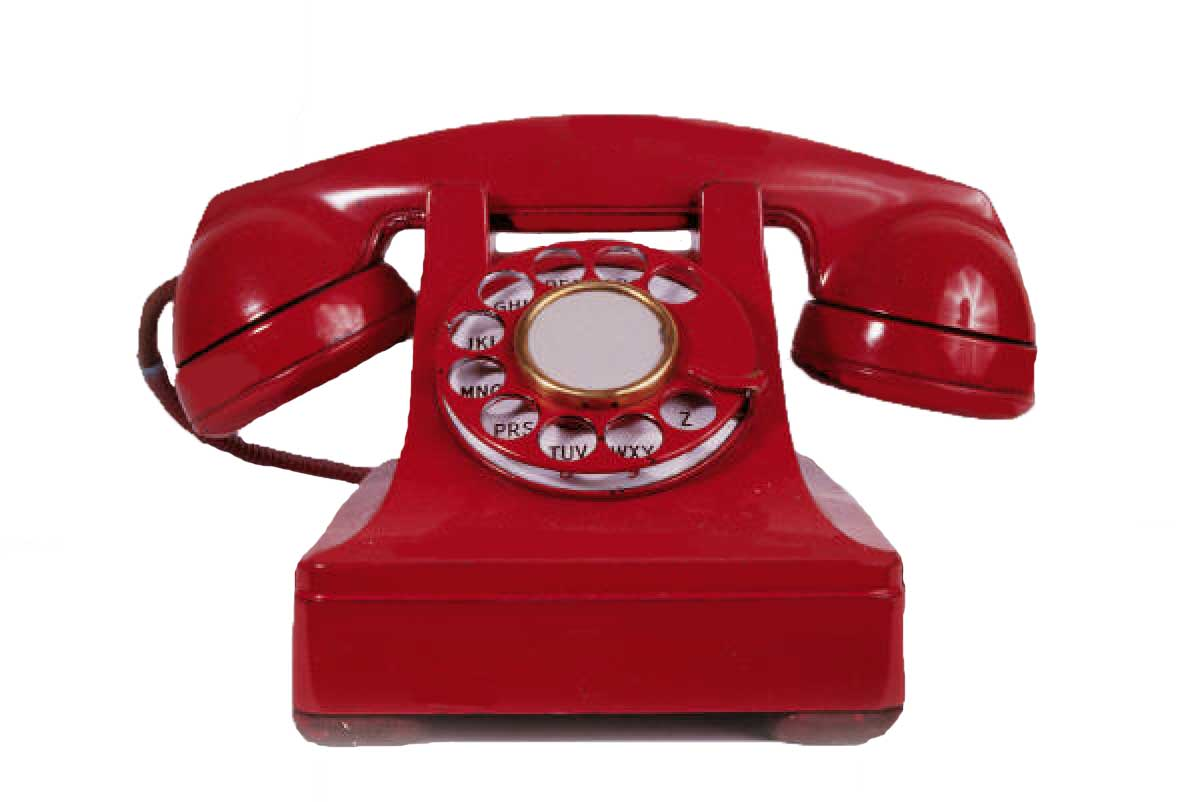
#> input picture 2nd_year/2_semester/SiS/07_obdelava_2D_signalov/0701_pretvorbe_barvnih_prostorov/slike/phone_red.jpg, 1200 x 802 px, found by its file name
$ python lokalne_operacije.py
#> lines starting #> are read from the running program, lines starting #| are printed output that depends on the picture
import numpy as np
import matplotlib.pyplot as pyplot
#import scipy.ndimage as ndimage
import scipy.signal as signal


def conv_2d(slika, jedro):

    #tmp = np.copy(slika)

    R = signal.convolve2d(slika[:,:,0], jedro, "same")
    G = signal.convolve2d(slika[:,:,1], jedro, "same")
    B = signal.convolve2d(slika[:,:,2], jedro, "same")

    '''
    #sredinska tocka
    startX = jedro.shape[0] // 2
    startY = jedro.shape[1] // 2

    for i in range(tmp.shape[0]):
        for j in range(tmp.shape[1]):

            #skupajR = 0.0
            #skupajG = 0.0
            #skupajB = 0.0

            skupaj = np.float32([0,0,0])

            dodanih = 0

            for k in range(jedro.shape[0]):
                for l in range(jedro.shape[1]):
                    if(i - startX + k >= 0) and (j - startY + l >= 0) and (i - startX + k < tmp.shape[0]) and (j - startY + l < tmp.shape[1]):
                        skupaj = skupaj + slika[i - startX + k][j - startY + l] * jedro[k][l]

                        #skupajR = skupajR + tmp[i - startX + k][j - startY + l][0] * jedro[k][l][0]
                        #skupajG = skupajG + tmp[i - startX + k][j - startY + l][1] * jedro[k][l][1]
                        #skupajB = skupajB + tmp[i - startX + k][j - startY + l][2] * jedro[k][l][2]
                        dodanih+=1


                    #slika[i + k][j + l] *= jedro[k][l]
            #tmp[i][j][0] = skupajR / dodanih
            #tmp[i][j][1] = skupajG / dodanih
            #tmp[i][j][2] = skupajB / dodanih
            tmp[i][j] = skupaj / dodanih
    '''

    #tmp[:][:][0] = R
    #tmp[:][:][1] = G
    #tmp[:][:][2] = B

    return np.dstack([R, G, B])

def RGB_glajenje(slika, faktor):

    tmp = np.copy(slika)

    #sredinska tocka
    startX = faktor // 2
    startY = faktor // 2

    for i in range(tmp.shape[0]):
        for j in range(tmp.shape[1]):

            skupaj = np.float32([0,0,0])

            dodanih = 0

            for k in range(faktor):
                for l in range(faktor):
                    if(i - startX + k >= 0) and (j - startY + l >= 0) and (i - startX + k < tmp.shape[0]) and (j - startY + l < tmp.shape[1]):
                        skupaj = skupaj + tmp[i - startX + k][j - startY + l]
                        dodanih+=1

            tmp[i][j] = skupaj / dodanih

    return tmp


def RGB_ostrenje(slika, faktor_glajenja, faktor_ostrenja):

    tmp = np.float32(RGB_glajenje(slika, faktor_glajenja))/255


    jedro = np.float32([[0, 0, 0],
                        [0, 1, 0],
                        [0, 0, 0]]) + (np.float32([[0, 0, 0],
                                                   [0, 1, 0],
                                                   [0, 0, 0]]) - np.float32([[0, 1, 0],
                                                                             [1, 1, 1],
                                                                             [0, 1, 0]]) / faktor_ostrenja) * faktor_ostrenja

    '''
    #sredinska tocka
    startX = 3 // 2
    startY = 3 // 2


    for i in range(tmp.shape[0]):
        for j in range(tmp.shape[1]):

            skupaj = np.float32([0,0,0])

            dodanih = 0

            for k in range(3):
                for l in range(3):
                    if(i - startX + k >= 0) and (j - startY + l >= 0) and (i - startX + k < tmp.shape[0]) and (j - startY + l < tmp.shape[1]):
                        skupaj = skupaj + tmp[i - startX + k][j - startY + l] * jedro[k][l]
                        dodanih+=1

            tmp[i][j] = skupaj / dodanih

    return tmp
    '''

    return conv_2d(tmp, jedro)

if __name__ == '__main__':
    print("Modul za demonstracijo lokalnih operacij!")

    '''
    #KONVOLUCIJA
    slika = np.float32(pyplot.imread('F:\FERI\FERI\\2nd_year\\2_semester\SiS\\07_obdelava_2D_signalov\\0701_pretvorbe_barvnih_prostorov\slike\sea-breeze-apartments-pool.jpg'))/255
    jedro2 = np.array([[[1,1,1], [1,1,1], [1,1,1]],
                      [[1,1,1], [1,1,1], [1,1,1]],
                      [[1,1,1], [1,1,1], [1,1,1]]])


    jedro = np.array([[-2, -1, 0],[-1, 1, 1],[0, 1, 2]])

    slika_conv = conv_2d(slika, jedro)

    pyplot.figure()
    pyplot.imshow(slika)
    pyplot.figure()
    pyplot.imshow(slika_conv)
    pyplot.show()

    '''
    '''
    slikaFilter = cv2.filter2D(slika, -1, jedro)
    pyplot.figure()
    pyplot.imshow(slikaFilter)

    pyplot.show()
    '''

    # [10 lines of commented-out code are left out]
    '''
    slika = pyplot.imread('F:\FERI\FERI\\2nd_year\\2_semester\SiS\\07_obdelava_2D_signalov\\0701_pretvorbe_barvnih_prostorov\slike\sea-breeze-apartments-pool.jpg')

    glajenaSlika = RGB_glajenje(slika, 7)
    pyplot.figure()
    pyplot.imshow(glajenaSlika)
    pyplot.show()
    '''

    #OSTRENJE
    slika = pyplot.imread('F:\FERI\FERI\\2nd_year\\2_semester\SiS\\07_obdelava_2D_signalov\\0701_pretvorbe_barvnih_prostorov\slike\\phone_red.jpg')
#> slika is the input picture: shape (802, 1200, 3); mean R, G, B 210.1, 164, 168.4

    glajenaSlika = RGB_ostrenje(slika, 3, 5)
#> in conv_2d, `R = signal.convolve2d(slika[:,:,0], jedro, "same")`:
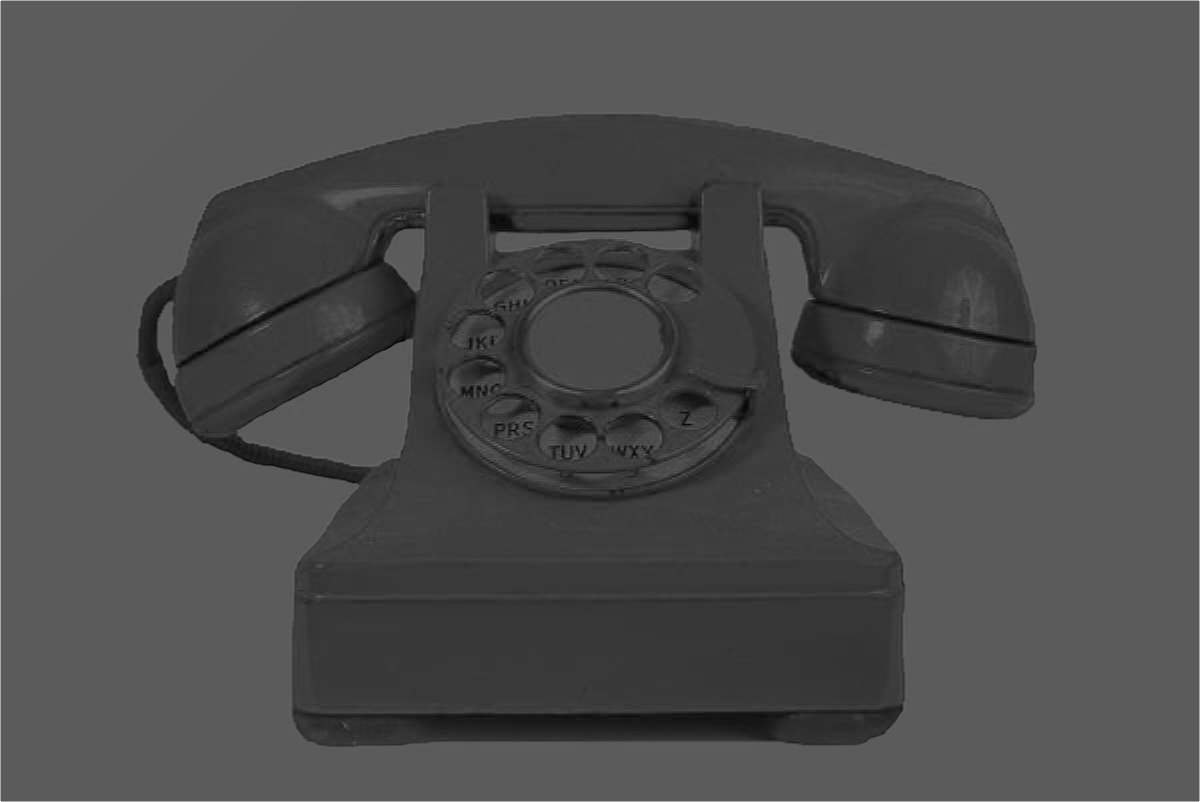
#> R: shape (802, 1200) float32; min -0.133, max 3, mean 0.825; drawn with min black and max white
#> in conv_2d, `G = signal.convolve2d(slika[:,:,1], jedro, "same")`:
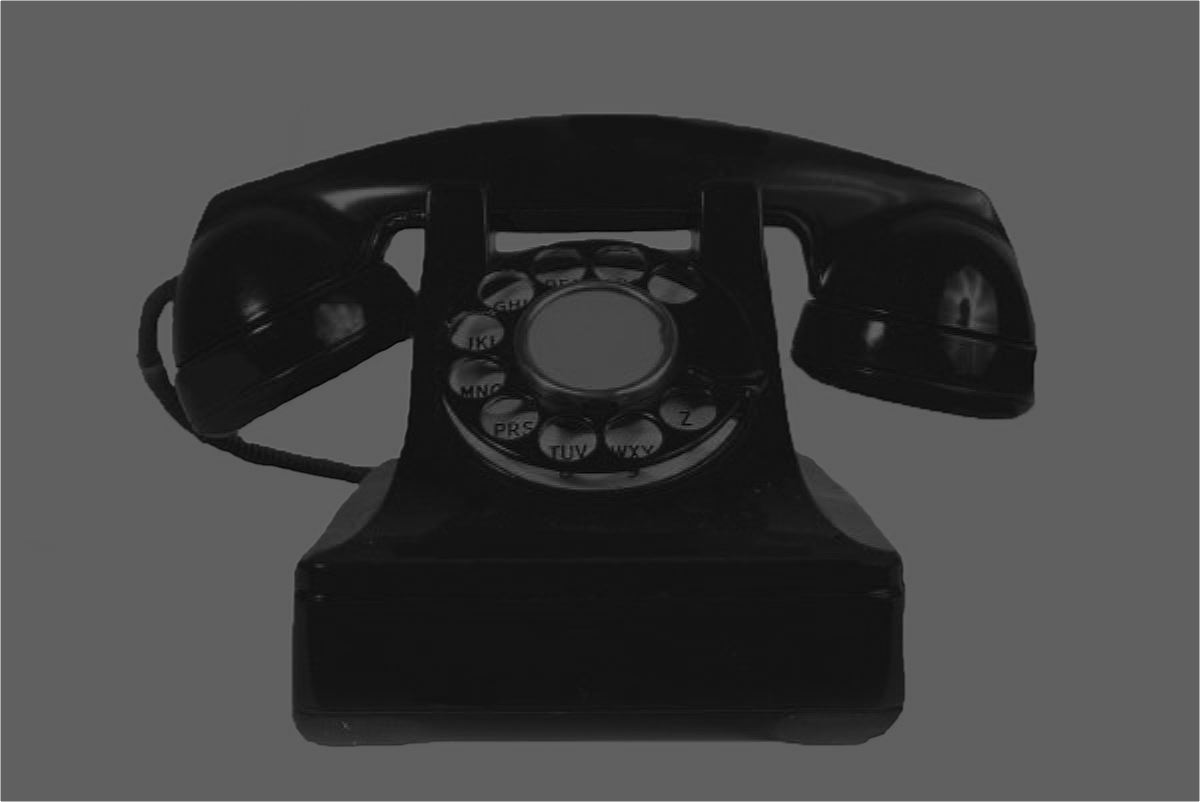
#> G: shape (802, 1200) float32; min -0.216, max 3, mean 0.644; drawn with min black and max white
#> in conv_2d, `return np.dstack([R, G, B])`:
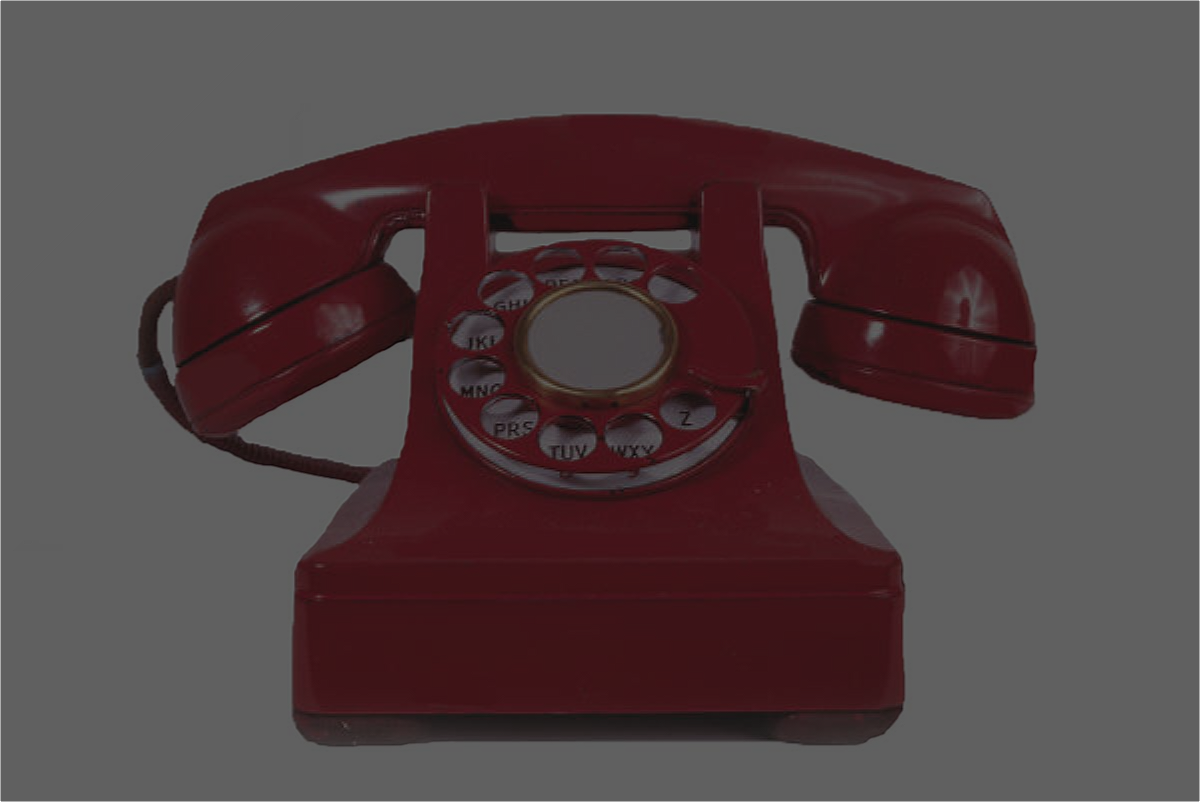
#> returned value: shape (802, 1200, 3) float32; mean of channels 0, 1, 2 0.826, 0.646, 0.663; drawn with min black and max white
    pyplot.figure()
    pyplot.imshow(slika)
    pyplot.figure()
    pyplot.imshow(glajenaSlika)
    pyplot.show()
